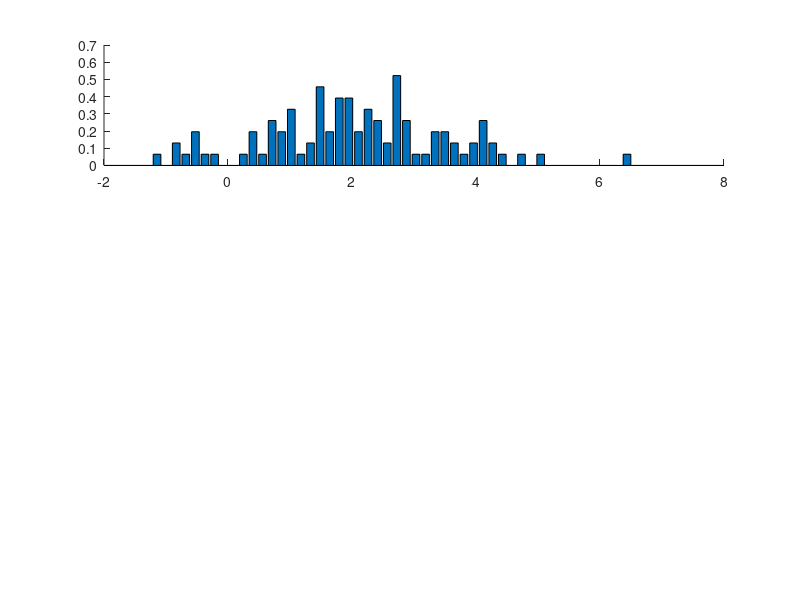

The MATLAB script that drew this image: (Note: this script raises an error after producing the figure.)
clear all
close all
mu=2;
sigma=sqrt(2);
subplot(3,1,1);
M=100;
muestra=randn(M,1)*sigma+mu;
%This makes the random of normals follows
%the normal distribution of N(2,2)
x=-5:0.05:10;
hold on
[N,b]=hist(muestra,50);
bar(b,N/trapz(b,N));
evaluate_gaussian(x,mu,sigma);
title(sprintf('%d random samples for N(2,2)',M));
axis([-inf inf 0 0.8]);
hold off

subplot(3,1,2);
M=500;
muestra=randn(M,1)*sigma+mu;
hold on
[N,b]=hist(muestra,50);
bar(b,N/trapz(b,N));
evaluate_gaussian(x,mu,sigma);
title(sprintf('%d random samples for N(2,2)',M)); 
axis([-inf inf 0 0.5]);
hold off

subplot(3,1,3);
M=1000;
muestra=randn(M,1)*sigma+mu;
hold on
[N,b]=hist(muestra,50);
bar(b,N/trapz(b,N));
evaluate_gaussian(x,mu,sigma);
title(sprintf('%d random samples for N(2,2)',M)); 
axis([-inf inf 0 0.5]);
hold off
